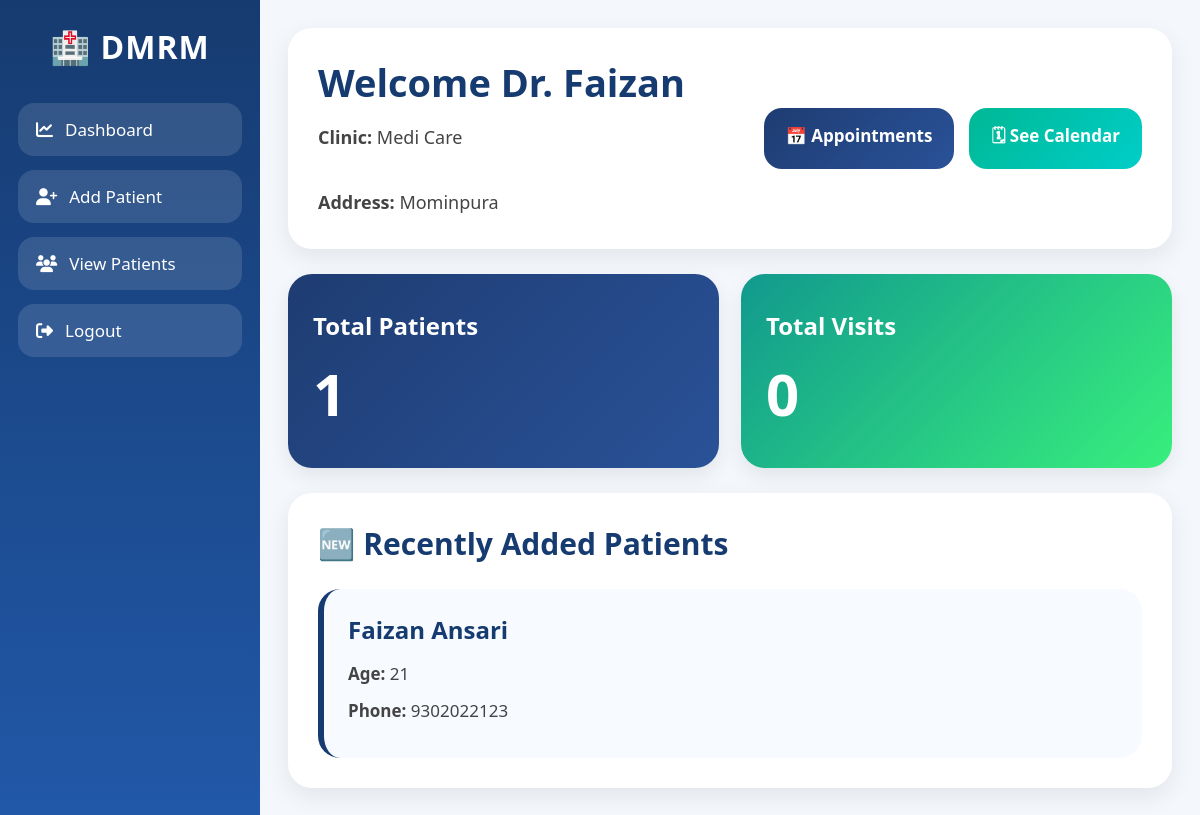
/dashboard (signed in), run on an earlier commit of the app's database.
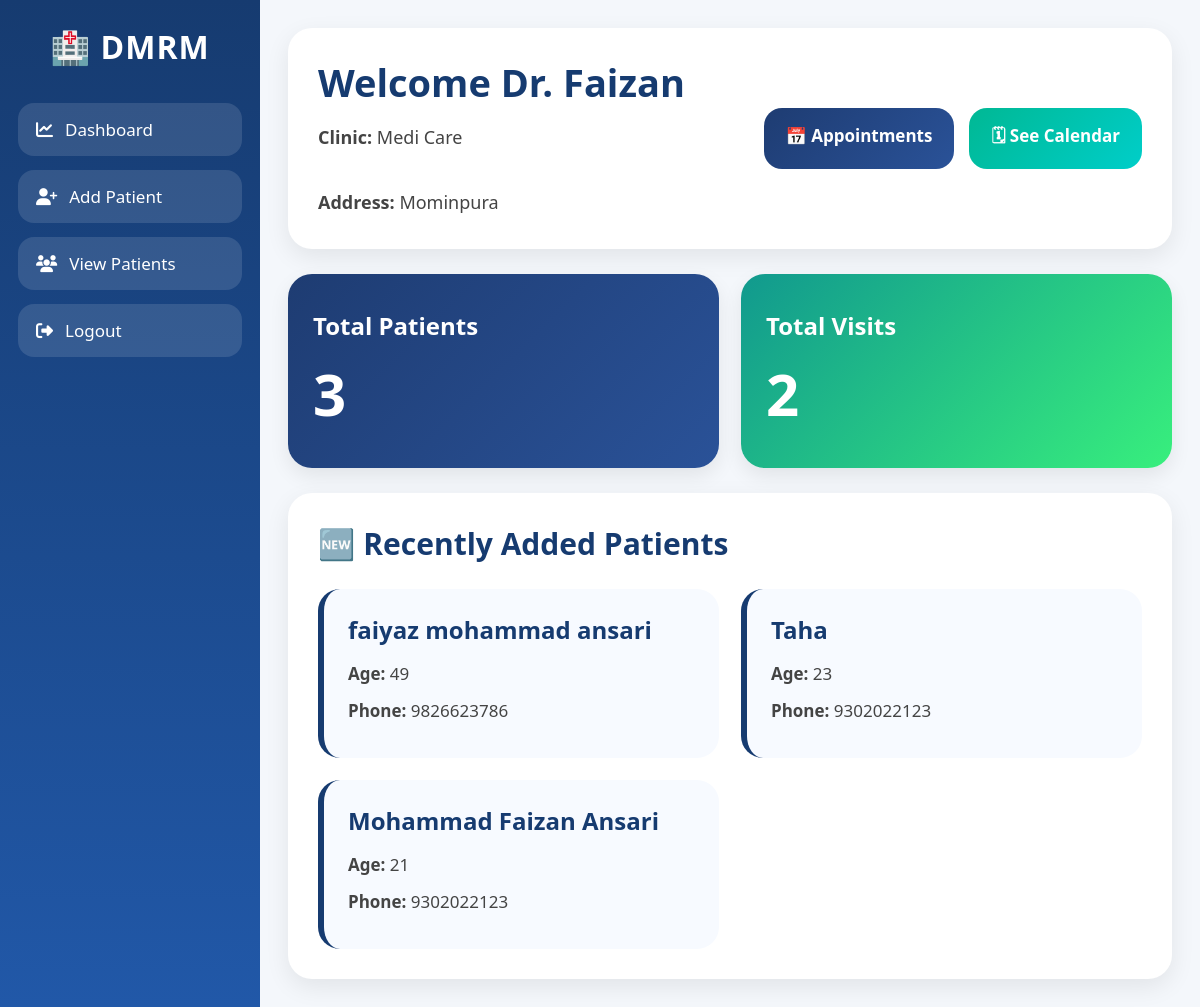
And on a later commit of the database.
### tables this page shows
CREATE TABLE patients (
        id INTEGER PRIMARY KEY AUTOINCREMENT,
        doctor_id INTEGER,
        name TEXT,
        age INTEGER,
        gender TEXT,
        phone TEXT,
        email TEXT,
        disease TEXT,
        blood_group TEXT,
        address TEXT,
        report TEXT,
        FOREIGN KEY(doctor_id) REFERENCES doctors(id)
    );

### app.py (the view)
@app.route("/dashboard")
def dashboard():
    if not is_logged_in() or session.get("role") != "admin":
        return redirect("/login")
    conn = sqlite3.connect(DATABASE)
    conn.row_factory = sqlite3.Row
    cur = conn.cursor()
    doctor_id = session.get("doctor_id")
    cur.execute("SELECT * FROM doctors WHERE id=?", (doctor_id,))
    doctor = cur.fetchone()
    cur.execute("SELECT COUNT(*) FROM patients WHERE doctor_id=?", (doctor_id,))
    total_patients = cur.fetchone()[0]
    cur.execute("SELECT COUNT(*) FROM visits WHERE patient_id IN (SELECT id FROM patients WHERE doctor_id=?)", (doctor_id,))
    total_visits = cur.fetchone()[0]
    cur.execute("SELECT COUNT(*) FROM appointments WHERE status='pending' AND doctor_id=?", (doctor_id,))
    pending_appointments = cur.fetchone()[0]
    cur.execute("""
        SELECT id, name, age, phone
        FROM patients
        WHERE doctor_id=?
        ORDER BY id DESC
        LIMIT 5
    """, (doctor_id,))
    recent_patients = cur.fetchall()
    conn.close()
    return render_template(
        "dashboard.html",
        doctor=doctor,
        total_patients=total_patients,
        total_visits=total_visits,
        recent_patients=recent_patients,
        pending_appointments=pending_appointments
    )

### app.py (called while the page is built)
def is_logged_in():
    return session.get("logged_in")

### templates/dashboard.html (shortened to what this page needs)
{% extends "base.html" %}
{% block content %}
<div class="dashboard-wrapper">
<div class="dd-header">
<div class="dd-welcome">
<h1>
Welcome Dr. {{ doctor.name }}
</h1>
<p>
<b>Clinic:</b> {{ doctor.clinic_name }}
<br><br>
<b>Address:</b> {{ doctor.clinic_address }}
</p>
</div>
<div class="dd-actions">
<a href="/appointments"
class="dd-action-btn dd-blue">
📅 Appointments
</a>
<a href="/appointment_calendar"
class="dd-action-btn dd-green">
🗓 See Calendar
</a>
</div>
</div>
<div class="dd-stats">
<div class="dd-stat-box dd-stat-blue">
<h3>Total Patients</h3>
<h1>{{ total_patients }}</h1>
</div>
<div class="dd-stat-box dd-stat-green">
<h3>Total Visits</h3>
<h1>{{ total_visits }}</h1>
</div>
</div>
<div class="dd-patients">
<h2>
🆕 Recently Added Patients
</h2>
<div class="dd-patient-grid">
{% for patient in recent_patients %}
<div class="dd-patient-card">
<h3>{{ patient.name }}</h3>
<p>
<b>Age:</b> {{ patient.age }}
</p>
<p>
<b>Phone:</b> {{ patient.phone }}
</p>
</div>
{% endfor %}
</div>
</div>
</div>
{% endblock %}

What changed in the data, as far as the page shows it:
added patients: name "faiyaz mohammad ansari", age "49", phone "9826623786"
added patients: name "Taha", age "23", phone "9302022123"
changed patients: name "Faizan Ansari" → "Mohammad Faizan Ansari"
Also different on the page:
{{ total_patients }}: "1" → "3"
{{ total_visits }}: "0" → "2"
